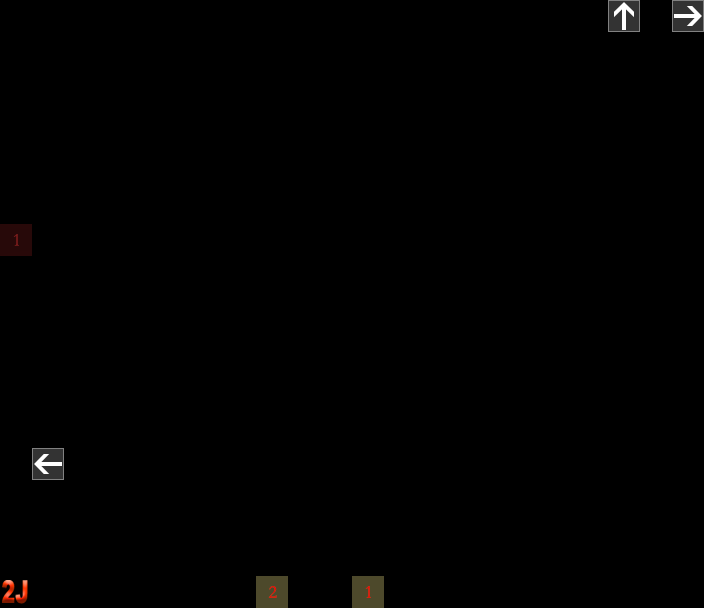

Below is a game level as drawn by its tile map, then a one-line description and the .tmx file that defines it, in full:
An orthogonal 22x19 tile map with 32x32 px tiles, 2 tile layers (ele_bg, notation), 1 hidden layer not drawn, 2 tilesets.

<map version="1.2" tiledversion="1.2.4" orientation="orthogonal" renderorder="left-down" width="22" height="19" tilewidth="32" tileheight="32" infinite="0" nextlayerid="4" nextobjectid="1">
 <tileset firstgid="1" source="meta.tsx" />
 <tileset firstgid="226" source="ele_base.tsx" />
 <layer id="1" name="ele_bg" width="22" height="19">
  <data encoding="csv">
227,0,0,0,226,226,226,0,0,0,226,226,226,0,0,0,226,226,226,0,0,0,
227,0,0,0,226,226,226,0,0,0,226,226,226,0,0,0,226,226,226,0,0,0,
227,0,0,0,226,226,226,0,0,0,226,226,226,0,0,0,226,226,226,0,0,0,
227,226,226,226,0,0,0,226,226,226,0,0,0,226,226,226,0,0,0,226,226,226,
227,226,226,226,0,0,0,226,226,226,0,0,0,226,226,226,0,0,0,226,226,226,
227,226,226,226,0,0,0,226,226,226,0,0,0,226,226,226,0,0,0,226,226,226,
227,0,0,0,226,226,226,0,0,0,226,226,226,0,0,0,226,226,226,0,0,0,
227,0,0,0,226,226,226,0,0,0,226,226,226,0,0,0,226,226,226,0,0,0,
227,0,0,0,226,226,226,0,0,0,226,226,226,0,0,0,226,226,226,0,0,0,
227,226,226,226,0,0,0,226,226,226,0,0,0,226,226,226,0,0,0,226,226,226,
227,226,226,226,0,0,0,226,226,226,0,0,0,226,226,226,0,0,0,226,226,226,
227,226,226,226,0,0,0,226,226,226,0,0,0,226,226,226,0,0,0,226,226,226,
227,0,0,0,226,226,226,0,0,0,226,226,226,0,0,0,226,226,226,0,0,0,
227,0,0,0,226,226,226,0,0,0,226,226,226,0,0,0,226,226,226,0,0,0,
227,0,0,0,226,226,226,0,0,0,226,226,226,0,0,0,226,226,226,0,0,0,
227,226,226,226,0,0,0,226,226,226,0,0,0,226,226,226,0,0,0,226,226,226,
227,226,226,226,0,0,0,226,226,226,0,0,0,226,226,226,0,0,0,226,226,226,
227,226,226,226,0,0,0,226,226,226,0,0,0,226,226,226,0,0,0,226,226,226,
227,227,227,227,227,227,227,227,227,227,227,227,227,227,227,227,227,227,227,227,227,227
</data>
 </layer>
 <layer id="2" name="collision" width="22" height="19" visible="0">
  <data encoding="csv">
0,1,1,1,1,1,1,1,1,1,1,1,1,1,1,1,1,0,0,0,0,0,
0,1,1,1,1,1,1,1,1,1,1,1,1,1,1,0,0,0,0,0,0,0,
0,1,1,0,0,0,0,0,0,0,0,0,0,0,0,0,0,0,0,0,0,0,
0,1,1,0,0,0,0,0,0,0,0,0,0,0,0,0,0,0,0,0,20,20,
0,1,1,0,0,0,0,0,0,0,0,0,0,0,0,0,0,0,0,0,0,0,
0,1,1,0,0,0,0,0,0,0,0,0,0,0,0,0,0,0,0,0,0,0,
0,1,1,0,0,0,0,0,0,0,0,0,0,0,0,0,20,20,0,0,0,0,
0,1,1,0,0,0,0,0,0,0,0,0,0,0,0,0,0,0,0,0,0,0,
0,1,1,0,0,0,0,0,0,0,0,0,0,0,0,0,0,0,0,0,0,0,
0,1,1,0,0,0,0,0,0,0,0,20,20,0,0,0,0,0,0,0,0,1,
0,0,0,0,0,0,0,0,0,0,0,0,0,0,0,0,0,0,0,0,0,1,
0,0,0,0,0,20,20,0,0,0,0,0,0,0,0,0,0,0,0,0,0,1,
0,0,0,0,0,0,0,0,0,0,0,0,0,0,0,0,0,0,0,0,0,1,
0,0,0,0,0,0,0,0,0,0,0,0,0,0,0,0,0,0,0,0,0,1,
0,0,0,0,0,0,0,0,0,0,0,0,0,0,0,0,0,0,0,0,0,1,
0,1,1,1,1,0,0,0,0,0,0,0,0,0,0,0,0,0,0,0,0,1,
0,1,1,1,1,61,61,61,61,61,61,61,61,61,61,61,61,61,61,61,61,1,
0,1,1,1,1,1,1,1,1,1,1,1,1,1,1,1,1,1,1,1,1,1,
0,0,0,0,0,0,0,0,0,0,0,0,0,0,0,0,0,0,0,0,0,0
</data>
 </layer>
 <layer id="3" name="notation" width="22" height="19">
  <data encoding="csv">
0,0,0,0,0,0,0,0,0,0,0,0,0,0,0,0,0,0,0,47,0,50,
0,0,0,0,0,0,0,0,0,0,0,0,0,0,0,0,0,0,0,0,0,0,
0,0,0,0,0,0,0,0,0,0,0,0,0,0,0,0,0,0,0,0,0,0,
0,0,0,0,0,0,0,0,0,0,0,0,0,0,0,0,0,0,0,0,0,0,
0,0,0,0,0,0,0,0,0,0,0,0,0,0,0,0,0,0,0,0,0,0,
0,0,0,0,0,0,0,0,0,0,0,0,0,0,0,0,0,0,0,0,0,0,
0,0,0,0,0,0,0,0,0,0,0,0,0,0,0,0,0,0,0,0,0,0,
242,0,0,0,0,0,0,0,0,0,0,0,0,0,0,0,0,0,0,0,0,0,
0,0,0,0,0,0,0,0,0,0,0,0,0,0,0,0,0,0,0,0,0,0,
0,0,0,0,0,0,0,0,0,0,0,0,0,0,0,0,0,0,0,0,0,0,
0,0,0,0,0,0,0,0,0,0,0,0,0,0,0,0,0,0,0,0,0,0,
0,0,0,0,0,0,0,0,0,0,0,0,0,0,0,0,0,0,0,0,0,0,
0,0,0,0,0,0,0,0,0,0,0,0,0,0,0,0,0,0,0,0,0,0,
0,0,0,0,0,0,0,0,0,0,0,0,0,0,0,0,0,0,0,0,0,0,
0,49,0,0,0,0,0,0,0,0,0,0,0,0,0,0,0,0,0,0,0,0,
0,0,0,0,0,0,0,0,0,0,0,0,0,0,0,0,0,0,0,0,0,0,
0,0,0,0,0,0,0,0,0,0,0,0,0,0,0,0,0,0,0,0,0,0,
0,0,0,0,0,0,0,0,0,0,0,0,0,0,0,0,0,0,0,0,0,0,
228,0,0,0,0,0,0,0,235,0,0,234,0,0,0,0,0,0,0,0,0,0
</data>
 </layer>
</map>
